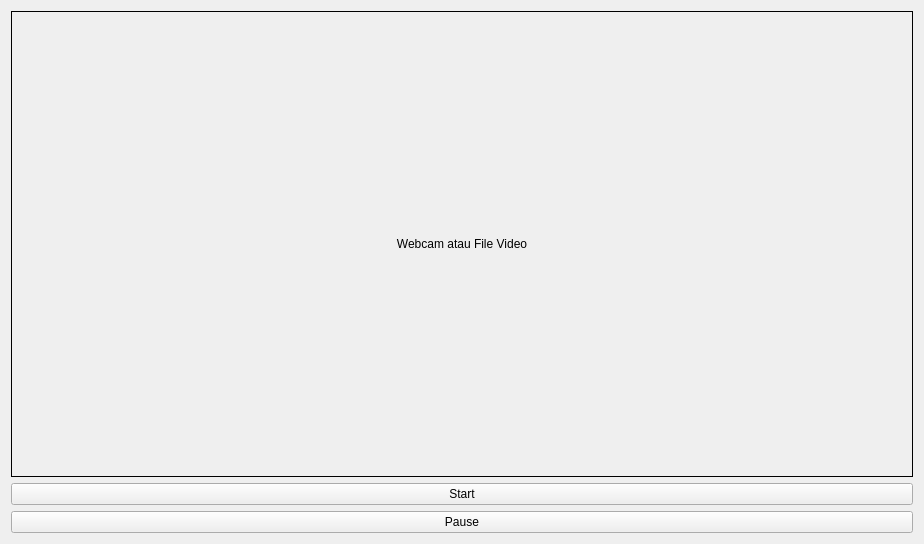
<?xml version="1.0" encoding="UTF-8"?>
<ui version="4.0">
 <class>Form</class>
 <widget class="QWidget" name="Form">
  <property name="geometry">
   <rect>
    <x>0</x>
    <y>0</y>
    <width>924</width>
    <height>544</height>
   </rect>
  </property>
  <property name="windowTitle">
   <string>Cam view</string>
  </property>
  <layout class="QVBoxLayout" name="verticalLayout">
   <item>
    <widget class="QLabel" name="image_label">
     <property name="frameShape">
      <enum>QFrame::Box</enum>
     </property>
     <property name="text">
      <string>Webcam atau File Video</string>
     </property>
     <property name="alignment">
      <set>Qt::AlignCenter</set>
     </property>
    </widget>
   </item>
   <item>
    <widget class="QPushButton" name="control_bt_2">
     <property name="text">
      <string>Start</string>
     </property>
    </widget>
   </item>
   <item>
    <widget class="QPushButton" name="control_bt">
     <property name="text">
      <string>Pause</string>
     </property>
    </widget>
   </item>
  </layout>
 </widget>
 <resources/>
 <connections/>
</ui>
